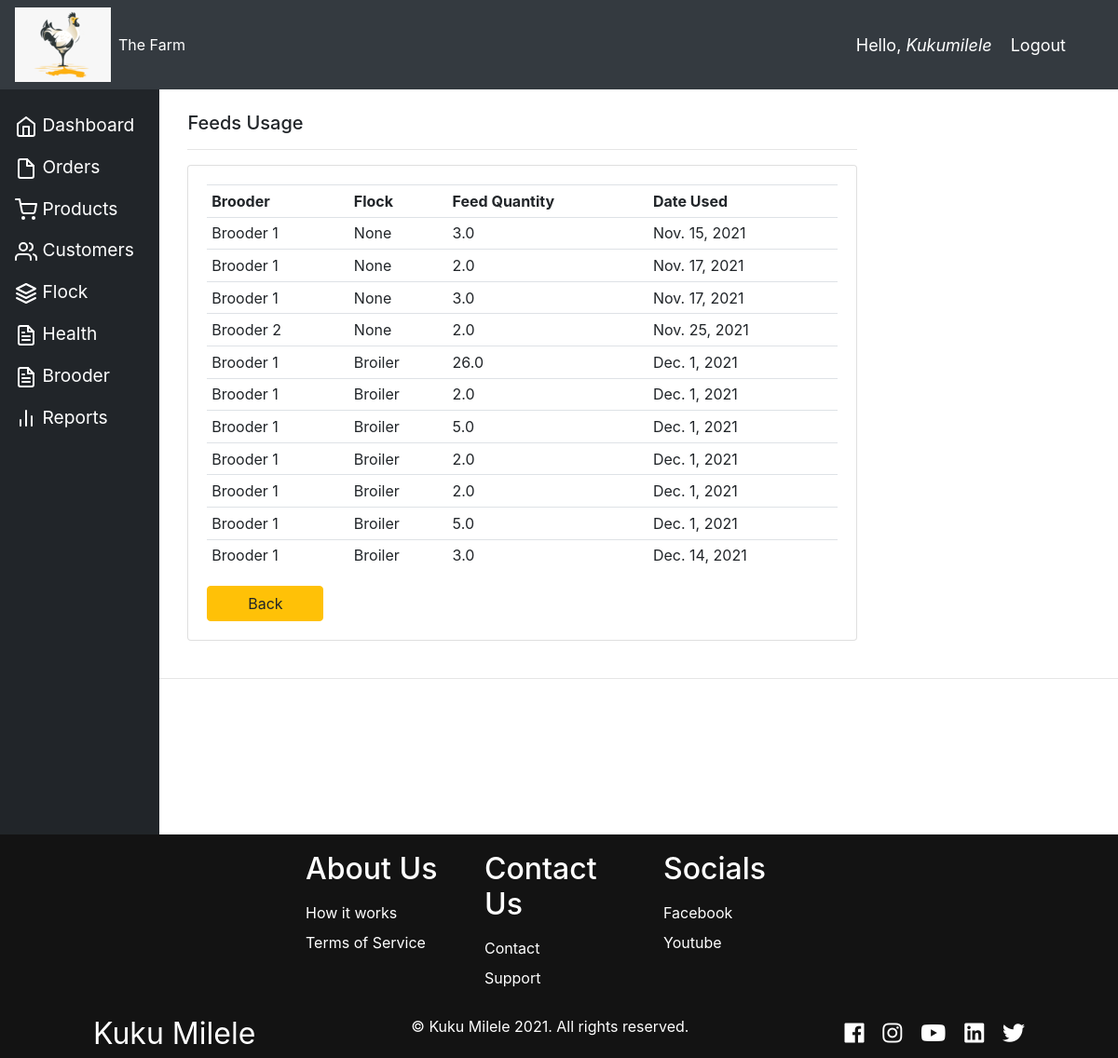
The app's page /feeds_usage/ (signed in), older data.
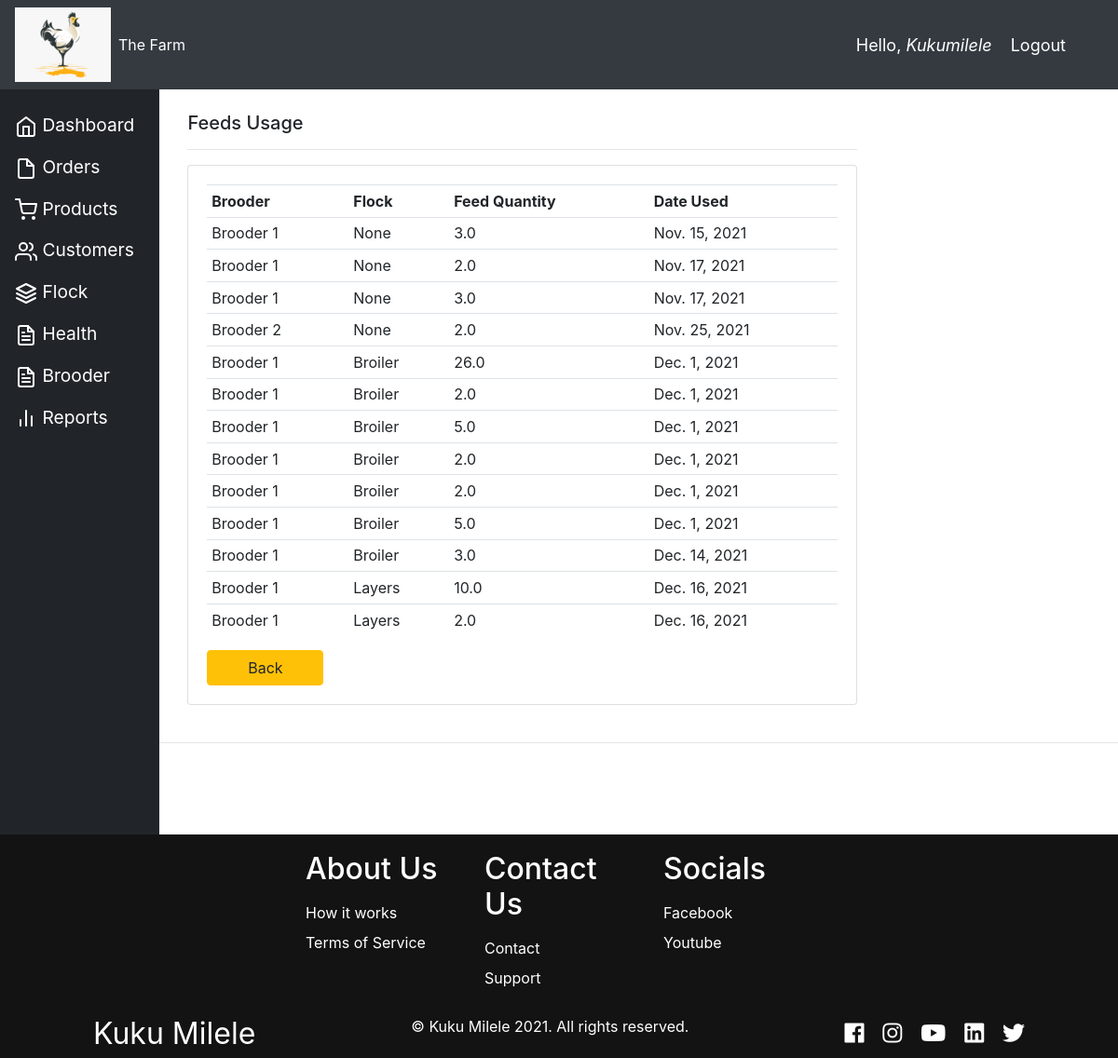
The same page, newer data.
### accounts/models.py (models this page shows)
class FeedUsage(models.Model):
    FEED_TYPE = (
        ("Layers Mash", "Layers Mash"),
        ("Broilers Mash", "Broilers Mash"),
        ("Starter", "Starter"),
        ("Finisher", "Finisher"),
    )
    brooder = models.ForeignKey(Brooder, null=True, on_delete=models.SET_NULL)
    flock = models.ForeignKey(Flock, null=True, on_delete=models.SET_NULL)
    feed = models.ForeignKey(Feed, null=True, on_delete=models.SET_NULL)
    feed_quantity_used = models.FloatField(
        null=True, validators=[MinValueValidator(1.0)]
    )
    feed_usage_date = models.DateField(auto_now_add=True, null=True)

class Brooder(models.Model):
    brooder_name = models.CharField(max_length=50, null=True)
    is_occupied = models.BooleanField(default=False, null=True)
    last_cleaning_date = models.DateField(null=True)
    capacity = 100
    def __str__(self):
        return self.brooder_name

class Flock(models.Model):
    BREED_TYPE = (
        ("Broiler", "Broiler"),
        ("Layers", "Layers"),
    )
    flock_breedtype = models.CharField(
        max_length=100, null=True, choices=BREED_TYPE)
    batch_no = models.FloatField(null=True, validators=[
                                 MinValueValidator(1.0)])
    flock_quantity = models.FloatField(
        null=True, validators=[MinValueValidator(1.0), MaxValueValidator(100.0)]
    )
    date_flock_bought = models.DateTimeField(auto_now_add=True, null=True)
    flock_price = models.FloatField(
        null=True, validators=[MinValueValidator(1.0)])
    is_closed = models.BooleanField(default=False, null=True)
    brooder = models.ForeignKey(Brooder, null=True, on_delete=models.SET_NULL)
    def __str__(self):
        return self.flock_breedtype

### accounts/decorators.py (the view)
        def wrapper_func(request, *args, **kwargs):
            group = None
            if request.user.groups.exists():
                group = request.user.groups.all()[0].name
            if group in allowed_roles:
                return view_func(request, *args, **kwargs)
            else:
                return HttpResponse('You are not authorized to view this page as per the decorator')

### accounts/views.py (called while the page is built)
@login_required(login_url="login")
@allowed_users(allowed_roles=["admin", "brooder"])
def feedsUsage(request):
    feedsusages = FeedUsage.objects.all()
    context = {"feedsusages": feedsusages}
    return render(request, "accounts/feeds_usage.html", context)

### accounts/templates/accounts/feeds_usage.html (shortened to what this page needs)
{% extends 'accounts/main.html' %} {% block content %}
<div class="col-md-9">
  <br />
  <h5>Feeds Usage</h5>
  <hr />
  <div class="card card-body">
    <table class="table table-sm">
      <tr>
        <th>Brooder</th>
        <th>Flock</th>
        <th>Feed Quantity</th>
        <th>Date Used</th>
      </tr>
      {% for feedusage in feedsusages %}
      <tr>
        <td>{{feedusage.brooder}}</td>
        <td>{{feedusage.flock}}</td>
        <td>{{feedusage.feed_quantity_used}}</td>
        <td>{{feedusage.feed_usage_date}}</td>
      </tr>
      {% endfor %}
    </table>
    <a class="btn btn-warning" href="{% url 'home'  %}">Back</a>
  </div>
</div>
{% endblock%}

Row changes from the older to the newer data that the page shows:
added FeedUsage: brooder "Brooder 1", flock "Layers", feed_quantity_used "10.0", feed_usage_date "Dec. 16, 2021"
added FeedUsage: brooder "Brooder 1", flock "Layers", feed_quantity_used "2.0", feed_usage_date "Dec. 16, 2021"
